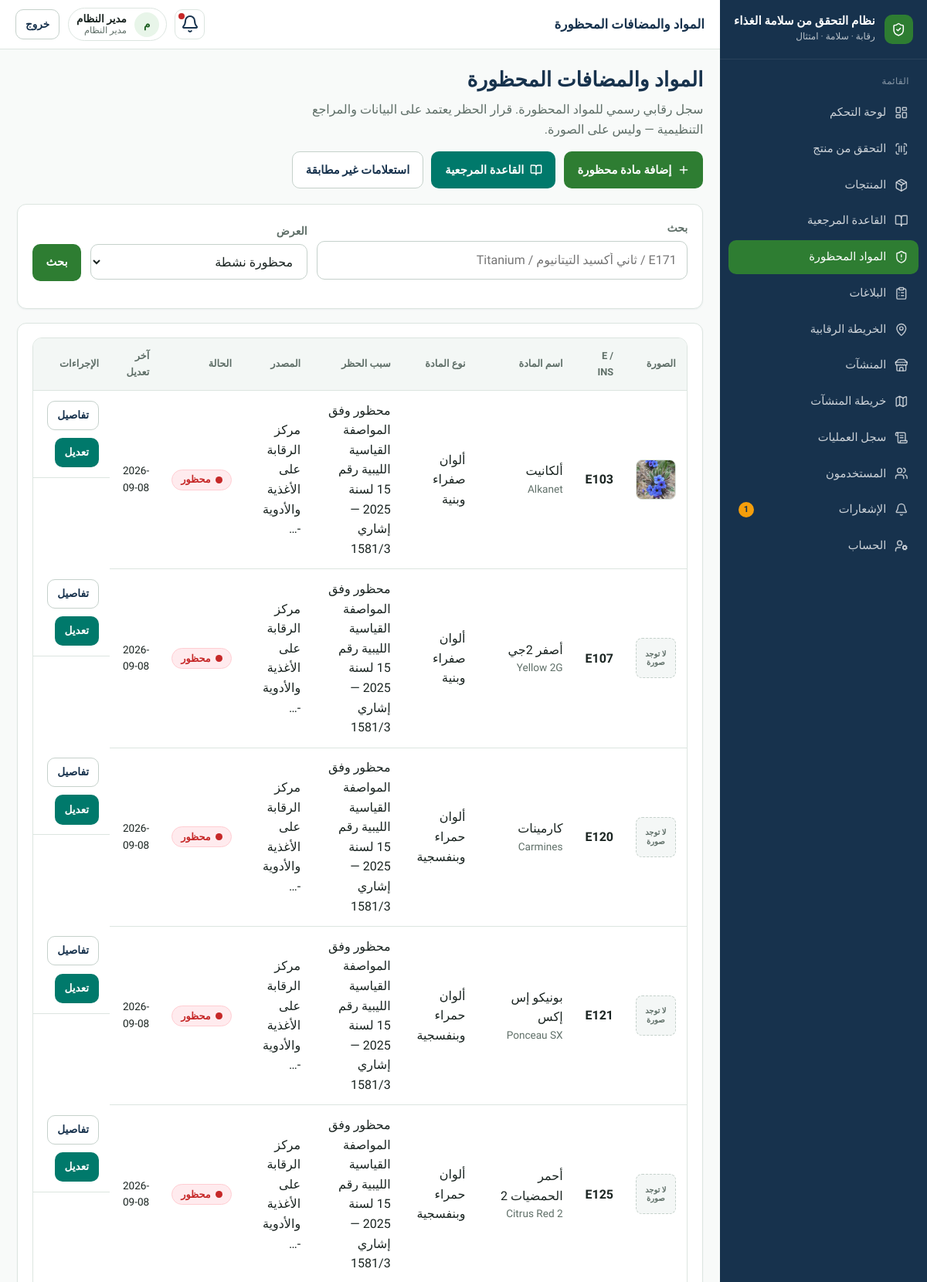
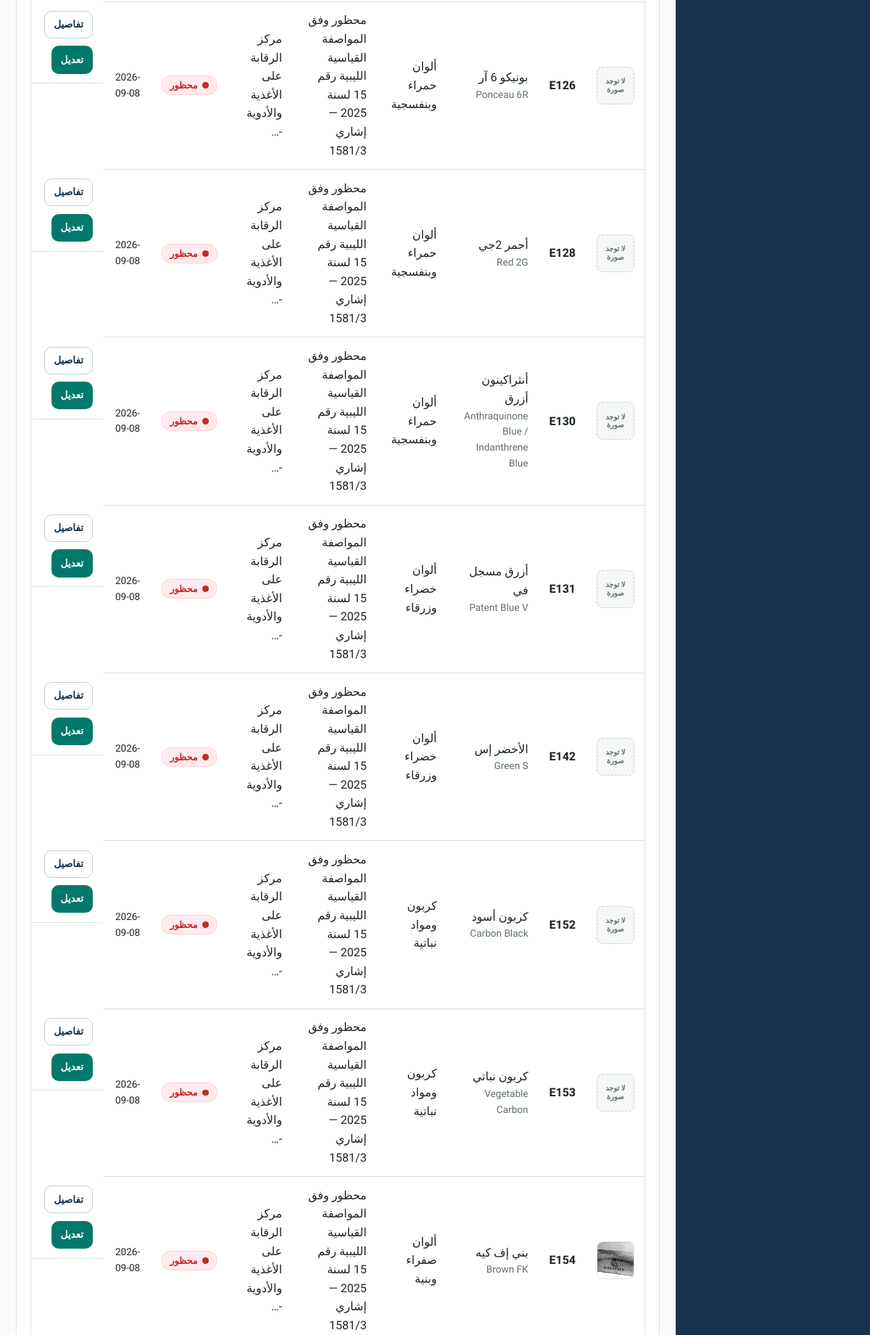
Screenshot of /ingredients/banned/ (signed in, upper part) with the database file from the repository (2 pictures, top to bottom).
### apps/accounts/models.py (models this page shows, shortened)
class User(AbstractUser):
    id = models.UUIDField(primary_key=True, default=uuid.uuid4, editable=False)
    full_name = models.CharField("الاسم الكامل", max_length=150, blank=True)
    phone = models.CharField("الهاتف", max_length=20, blank=True, null=True, unique=True)
    role = models.CharField(
        max_length=32,
        choices=Role.choices,
        default=Role.USER,
        db_index=True,
    )
    preferred_language = models.CharField(
        max_length=2,
        choices=[("ar", "العربية"), ("en", "English")],
        default="ar",
    )
    is_active = models.BooleanField(default=True)
    class Meta:
        verbose_name = "مستخدم"
        verbose_name_plural = "المستخدمون"
        ordering = ["-date_joined"]
    @property
    def can_manage_ingredients(self):
        return self.role in {Role.ADMIN, Role.INSPECTOR}

### apps/ingredients/models.py (models this page shows, shortened)
class Ingredient(models.Model):
    class RiskLevel(models.TextChoices):
        LOW = "LOW", "منخفض"
        MEDIUM = "MEDIUM", "متوسط"
        HIGH = "HIGH", "مرتفع"
    class SafetyStatus(models.TextChoices):
        APPROVED = "APPROVED", "معتمد"
        RESTRICTED = "RESTRICTED", "مقيد"
        PROHIBITED = "PROHIBITED", "محظور"
        UNDER_REVIEW = "UNDER_REVIEW", "قيد المراجعة"
        INACTIVE = "INACTIVE", "غير نشط"
    class DataOrigin(models.TextChoices):
        LOCAL = "LOCAL", "بيانات محلية"
        REFERENCE = "REFERENCE", "مرتبط بمرجع معياري"
    id = models.UUIDField(primary_key=True, default=uuid.uuid4, editable=False)
    name_ar = models.CharField("اسم المادة", max_length=200, db_index=True)
    name_en = models.CharField("الاسم بالإنجليزية", max_length=200, db_index=True)
    scientific_name = models.CharField(max_length=200, blank=True)
    e_number = models.CharField("رقم E / INS", max_length=20, blank=True, null=True, db_index=True)
    cas_number = models.CharField("CAS Number", max_length=40, blank=True, null=True, db_index=True)
    category = models.CharField("نوع المادة", max_length=100, blank=True)
    risk_level = models.CharField(max_length=10, choices=RiskLevel.choices, default=RiskLevel.HIGH)
    safety_status = models.CharField(
        "حالة المادة",
        max_length=20,
        choices=SafetyStatus.choices,
        default=SafetyStatus.PROHIBITED,
    )
    description = models.TextField(blank=True)
    reason = models.TextField("سبب الحظر", blank=True)
    notes = models.TextField("ملاحظات", blank=True)
    regulatory_status = models.CharField(max_length=200, blank=True)
    source = models.CharField("مصدر / مرجع الحظر", max_length=255, blank=True)
    reference_url = models.URLField(blank=True)
    image = models.ImageField("صورة المادة", upload_to="ingredients/", blank=True, null=True)
    data_origin = models.CharField(
        max_length=20,
        choices=DataOrigin.choices,
        default=DataOrigin.LOCAL,
        db_index=True,
    )
    reference_additive = models.ForeignKey(
        "reference.ReferenceAdditive",
        on_delete=models.SET_NULL,
        null=True,
        blank=True,
        related_name="local_ingredients",
    )
    last_updated = models.DateField(null=True, blank=True)
    created_by = models.ForeignKey(
        "accounts.User",
        on_delete=models.SET_NULL,
        null=True,
        blank=True,
        related_name="ingredients_created",
    )
    updated_by = models.ForeignKey(
        "accounts.User",
        on_delete=models.SET_NULL,
        null=True,
        blank=True,
        related_name="ingredients_updated",
    )
    created_at = models.DateTimeField(auto_now_add=True)
    updated_at = models.DateTimeField(auto_now=True)
    class Meta:
        ordering = ["e_number", "name_en"]

### apps/ingredients/views.py (the view, shortened to what this page needs)
# urls.py: path("banned/", views.banned_list, name="banned"),
@login_required
def banned_list(request):
    q = request.GET.get("q", "").strip()
    qs = Ingredient.objects.filter(
        safety_status__in=[
            Ingredient.SafetyStatus.PROHIBITED,
            Ingredient.SafetyStatus.UNDER_REVIEW,
            Ingredient.SafetyStatus.INACTIVE,
        ]
    ).select_related("created_by", "updated_by", "reference_additive")
    show = request.GET.get("show", "active")
    if show == "active":
        qs = qs.filter(safety_status=Ingredient.SafetyStatus.PROHIBITED)
    page = Paginator(qs.order_by("e_number"), 20).get_page(request.GET.get("page"))
    return render(
        request,
        "ingredients/banned.html",
        {
            "page_obj": page,
            "q": q,
            "show": show,
            "can_manage": _can_manage(request.user),
        },
    )

### apps/core/context_processors.py (called while the page is built)
def _item(label, url_name, icon, match_prefixes=None):
    return {
        "label": label,
        "url_name": url_name,
        "icon": icon,
        "match_prefixes": match_prefixes or [],
    }

### apps/ingredients/views.py (called while the page is built)
def _can_manage(user) -> bool:
    return user.is_authenticated and user.can_manage_ingredients

### templates/ingredients/banned.html (shortened to what this page needs)
{% extends "base.html" %}
{% block topbar_title %}المواد والمضافات المحظورة{% endblock %}
{% block content %}
<div class="page-header">
  <div>
    <h1>المواد والمضافات المحظورة</h1>
    <p class="lead">سجل رقابي رسمي للمواد المحظورة. قرار الحظر يعتمد على البيانات والمراجع التنظيمية — وليس على الصورة.</p>
  </div>
  {% if can_manage %}
  <div class="actions">
    <a class="btn btn-primary" href="{% url 'ingredients:banned_create' %}"><i data-lucide="plus"></i> إضافة مادة محظورة</a>
    <a class="btn btn-teal" href="{% url 'reference:catalog' %}"><i data-lucide="book-open"></i> القاعدة المرجعية</a>
    <a class="btn btn-secondary" href="{% url 'ingredients:unmatched' %}">استعلامات غير مطابقة</a>
  </div>
  {% endif %}
</div>
<section class="card panel">
  <form method="get" class="filters" style="grid-template-columns:1fr auto auto">
    <div>
      <label>بحث</label>
      <input type="search" name="q" value="{{ q }}" placeholder="E171 / ثاني أكسيد التيتانيوم / Titanium">
    </div>
    <div>
      <label>العرض</label>
      <select name="show">
        <option value="active" {% if show == "active" %}selected{% endif %}>محظورة نشطة</option>
      </select>
    </div>
    <div><button class="btn btn-primary" type="submit">بحث</button></div>
  </form>
</section>
<section class="card">
  <div class="table-wrap">
    <table class="table">
      <thead>
        <tr>
          <th style="width:72px">الصورة</th>
          <th>E / INS</th>
          <th>اسم المادة</th>
          <th>نوع المادة</th>
          <th>سبب الحظر</th>
          <th>المصدر</th>
          <th>الحالة</th>
          <th>آخر تعديل</th>
          <th>الإجراءات</th>
        </tr>
      </thead>
      <tbody>
        {% for i in page_obj %}
        <tr>
          <td>
            {% if i.image %}
              <img src="{{ i.image.url }}" alt="" class="material-thumb">
            {% else %}
              <div class="material-placeholder" title="لا توجد صورة">لا توجد صورة</div>
            {% endif %}
          </td>
          <td><strong>{{ i.e_number|default:"—" }}</strong></td>
          <td>
            {{ i.name_ar }}
            <div class="muted small">{{ i.name_en }}</div>
          </td>
          <td>{{ i.category|default:"—" }}</td>
          <td>{{ i.reason|truncatechars:70 }}</td>
          <td>{{ i.source|truncatechars:36 }}</td>
          <td>
            {% if i.safety_status == "PROHIBITED" %}
              {% include "partials/status_badge.html" with code="UNSAFE" label=i.get_safety_status_display %}
            {% elif i.safety_status == "UNDER_REVIEW" %}
              {% include "partials/status_badge.html" with code="UNDER_REVIEW" label=i.get_safety_status_display %}
            {% else %}
              {% include "partials/status_badge.html" with code="PENDING" label=i.get_safety_status_display %}
            {% endif %}
          </td>
          <td class="small">{{ i.updated_at|date:"Y-m-d" }}</td>
          <td class="actions">
            <a class="btn btn-secondary btn-sm" href="{% url 'ingredients:detail' i.id %}">تفاصيل</a>
            {% if can_manage %}
              <a class="btn btn-teal btn-sm" href="{% url 'ingredients:banned_edit' i.id %}">تعديل</a>
            {% endif %}
          </td>
        </tr>
        {% endfor %}
      </tbody>
    </table>
  </div>
</section>
{% endblock %}

### templates/base.html (shortened to what this page needs)
{% load static %}
<!DOCTYPE html>
<html lang="ar" dir="rtl">
<head>
  <link rel="stylesheet" href="{% static 'css/design-system.css' %}">
</head>
<body class="{% block body_class %}{% endblock %}">
{% if use_app_shell %}
  <div class="app-shell">
    <aside class="sidebar" id="sidebar">
      <a class="sidebar-brand" href="{% url 'core:home' %}">
        <span class="brand-mark" aria-hidden="true"><i data-lucide="shield-check"></i></span>
        <span class="brand-text">
          <strong>{{ app_name_ar }}</strong>
          <span>رقابة · سلامة · امتثال</span>
        </span>
      </a>
      <nav class="sidebar-nav" aria-label="القائمة الرئيسية">
        <div class="nav-section">
          <div class="nav-section-title">القائمة</div>
          {% for item in nav_items %}
            <a class="nav-link {% if item.active %}active{% endif %}" href="{{ item.url }}">
              <i data-lucide="{{ item.icon }}"></i>
              <span>{{ item.label }}</span>
              {% if item.url_name == 'notifications:list' and unread_notifications %}
                <span class="nav-badge">{{ unread_notifications }}</span>
              {% endif %}
            </a>
          {% endfor %}
        </div>
      </nav>
    </aside>
    <div class="main-wrap">
      <header class="topbar">
        <div class="topbar-left">
          <div class="page-title-top">{% block topbar_title %}{{ app_name_ar }}{% endblock %}</div>
        </div>
        <div class="topbar-right">
          <a class="icon-btn" href="{% url 'notifications:list' %}" title="الإشعارات" aria-label="الإشعارات">
            <i data-lucide="bell"></i>
            {% if unread_notifications %}<span class="dot"></span>{% endif %}
          </a>
          <div class="user-chip">
            <span class="user-avatar">{{ user.full_name|default:user.username|make_list|first|upper }}</span>
            <span class="user-meta">
              <strong>{{ user.full_name|default:user.username }}</strong>
              <span>{{ user.get_role_display }}</span>
            </span>
          </div>
          <form method="post" action="{% url 'accounts:logout' %}">
            <button class="btn btn-secondary btn-sm" type="submit">خروج</button>
          </form>
        </div>
      </header>
{% endif %}
      <main class="content"{% if not use_app_shell %} style="max-width:1100px;margin:0 auto"{% endif %}>
        {% block content %}{% endblock %}
      </main>
{% if use_app_shell %}
    </div>
  </div>
{% else %}
  </div>
{% endif %}
</body>
</html>

### templates/partials/status_badge.html (shortened to what this page needs)
<span class="status-badge status-{{ code }}">
  <span class="dot" aria-hidden="true"></span>
  {{ label }}
</span>

### rows the page displays
User: full_name|make_list "م", full_name "مدير النظام", role "مدير النظام"
Ingredient: image (picture), e_number "E103", name_ar "ألكانيت", name_en "Alkanet", category "ألوان صفراء وبنية", reason "محظور وفق المواصفة القياسية الليبية رقم 15 لسنة 2025 — إشاري 1581/3", source "مركز الرقابة على الأغذية والأدوية -…", regulatory_status "محظور", updated_at "2026-09-08"
Ingredient: shows "لا توجد صورة", e_number "E107", name_ar "أصفر 2جي", name_en "Yellow 2G", category "ألوان صفراء وبنية", reason "محظور وفق المواصفة القياسية الليبية رقم 15 لسنة 2025 — إشاري 1581/3", source "مركز الرقابة على الأغذية والأدوية -…", regulatory_status "محظور", updated_at "2026-09-08"
Ingredient: shows "لا توجد صورة", e_number "E120", name_ar "كارمينات", name_en "Carmines", category "ألوان حمراء وبنفسجية", reason "محظور وفق المواصفة القياسية الليبية رقم 15 لسنة 2025 — إشاري 1581/3", source "مركز الرقابة على الأغذية والأدوية -…", regulatory_status "محظور", updated_at "2026-09-08"
Ingredient: shows "لا توجد صورة", e_number "E121", name_ar "بونيكو إس إكس", name_en "Ponceau SX", category "ألوان حمراء وبنفسجية", reason "محظور وفق المواصفة القياسية الليبية رقم 15 لسنة 2025 — إشاري 1581/3", source "مركز الرقابة على الأغذية والأدوية -…", regulatory_status "محظور", updated_at "2026-09-08"
Ingredient: shows "لا توجد صورة", e_number "E125", name_ar "أحمر الحمضيات 2", name_en "Citrus Red 2", category "ألوان حمراء وبنفسجية", reason "محظور وفق المواصفة القياسية الليبية رقم 15 لسنة 2025 — إشاري 1581/3", source "مركز الرقابة على الأغذية والأدوية -…", regulatory_status "محظور", updated_at "2026-09-08"
Ingredient: shows "لا توجد صورة", e_number "E126", name_ar "بونيكو 6 آر", name_en "Ponceau 6R", category "ألوان حمراء وبنفسجية", reason "محظور وفق المواصفة القياسية الليبية رقم 15 لسنة 2025 — إشاري 1581/3", source "مركز الرقابة على الأغذية والأدوية -…", regulatory_status "محظور", updated_at "2026-09-08"
Ingredient: shows "لا توجد صورة", e_number "E128", name_ar "أحمر 2جي", name_en "Red 2G", category "ألوان حمراء وبنفسجية", reason "محظور وفق المواصفة القياسية الليبية رقم 15 لسنة 2025 — إشاري 1581/3", source "مركز الرقابة على الأغذية والأدوية -…", regulatory_status "محظور", updated_at "2026-09-08"
Ingredient: shows "لا توجد صورة", e_number "E130", name_ar "أنثراكينون أزرق", name_en "Anthraquinone Blue / Indanthrene Blue", category "ألوان حمراء وبنفسجية", reason "محظور وفق المواصفة القياسية الليبية رقم 15 لسنة 2025 — إشاري 1581/3", source "مركز الرقابة على الأغذية والأدوية -…", regulatory_status "محظور", updated_at "2026-09-08"
Ingredient: shows "لا توجد صورة", e_number "E131", name_ar "أزرق مسجل في", name_en "Patent Blue V", category "ألوان خضراء وزرقاء", reason "محظور وفق المواصفة القياسية الليبية رقم 15 لسنة 2025 — إشاري 1581/3", source "مركز الرقابة على الأغذية والأدوية -…", regulatory_status "محظور", updated_at "2026-09-08"
Ingredient: shows "لا توجد صورة", e_number "E142", name_ar "الأخضر إس", name_en "Green S", category "ألوان خضراء وزرقاء", reason "محظور وفق المواصفة القياسية الليبية رقم 15 لسنة 2025 — إشاري 1581/3", source "مركز الرقابة على الأغذية والأدوية -…", regulatory_status "محظور", updated_at "2026-09-08"
Ingredient: shows "لا توجد صورة", e_number "E152", name_ar "كربون أسود", name_en "Carbon Black", category "كربون ومواد نباتية", reason "محظور وفق المواصفة القياسية الليبية رقم 15 لسنة 2025 — إشاري 1581/3", source "مركز الرقابة على الأغذية والأدوية -…", regulatory_status "محظور", updated_at "2026-09-08"
Ingredient: shows "لا توجد صورة", e_number "E153", name_ar "كربون نباتي", name_en "Vegetable Carbon", category "كربون ومواد نباتية", reason "محظور وفق المواصفة القياسية الليبية رقم 15 لسنة 2025 — إشاري 1581/3", source "مركز الرقابة على الأغذية والأدوية -…", regulatory_status "محظور", updated_at "2026-09-08"
Ingredient: image (picture), e_number "E154", name_ar "بني إف كيه", name_en "Brown FK", category "ألوان صفراء وبنية", reason "محظور وفق المواصفة القياسية الليبية رقم 15 لسنة 2025 — إشاري 1581/3", source "مركز الرقابة على الأغذية والأدوية -…", regulatory_status "محظور", updated_at "2026-09-08"

### other values shown
{{ app_name_ar }} "نظام التحقق من سلامة الغذاء"
{{ item.label }} "لوحة التحكم" "التحقق من منتج" "المنتجات" "القاعدة المرجعية" "المواد المحظورة" "البلاغات" "الخريطة الرقابية" "المنشآت" "خريطة المنشآت" "سجل العمليات" "المستخدمون" "الإشعارات" "الحساب"
{{ unread_notifications }} "1"
